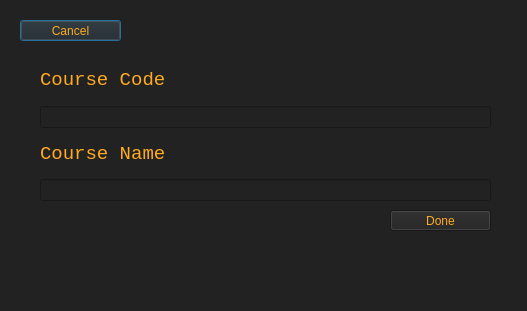
<?xml version="1.0" encoding="UTF-8"?>
<ui version="4.0">
 <class>Add_CoursesDialog</class>
 <widget class="QDialog" name="Add_CoursesDialog">
  <property name="geometry">
   <rect>
    <x>0</x>
    <y>0</y>
    <width>527</width>
    <height>311</height>
   </rect>
  </property>
  <property name="windowTitle">
   <string>Student Information Setup — Add Course</string>
  </property>
  <property name="styleSheet">
   <string notr="true">background-color: rgb(34, 34, 34);</string>
  </property>
  <widget class="QPushButton" name="Cancel_button">
   <property name="geometry">
    <rect>
     <x>20</x>
     <y>20</y>
     <width>101</width>
     <height>21</height>
    </rect>
   </property>
   <property name="styleSheet">
    <string notr="true">QPushButton
{
font: 900 9pt &quot;Segoe UI Black&quot; rgb(255, 201, 8);
color: rgb(255, 170, 32);
}
QPushButton:Hover
{
color: rgb(255, 170, 32);
background-color: rgb(255, 201, 8);
}</string>
   </property>
   <property name="text">
    <string>Cancel</string>
   </property>
  </widget>
  <widget class="QPushButton" name="Done_button">
   <property name="geometry">
    <rect>
     <x>390</x>
     <y>210</y>
     <width>101</width>
     <height>21</height>
    </rect>
   </property>
   <property name="styleSheet">
    <string notr="true">QPushButton
{
font: 900 9pt &quot;Segoe UI Black&quot; rgb(255, 201, 8);
color: rgb(255, 170, 32);
}
QPushButton:Hover
{
color: rgb(255, 170, 32);
background-color: rgb(255, 201, 8);
}</string>
   </property>
   <property name="text">
    <string>Done</string>
   </property>
  </widget>
  <widget class="QWidget" name="">
   <property name="geometry">
    <rect>
     <x>40</x>
     <y>60</y>
     <width>451</width>
     <height>141</height>
    </rect>
   </property>
   <layout class="QVBoxLayout" name="verticalLayout">
    <item>
     <widget class="QLabel" name="label">
      <property name="font">
       <font>
        <family>Courier New</family>
        <pointsize>14</pointsize>
       </font>
      </property>
      <property name="styleSheet">
       <string notr="true">border: none;
background: none;
color: rgb(255, 170, 32);
</string>
      </property>
      <property name="text">
       <string>Course Code</string>
      </property>
      <property name="textFormat">
       <enum>Qt::PlainText</enum>
      </property>
     </widget>
    </item>
    <item>
     <widget class="QLineEdit" name="CourseCode">
      <property name="styleSheet">
       <string notr="true">color: rgb(255, 255, 246);</string>
      </property>
     </widget>
    </item>
    <item>
     <widget class="QLabel" name="label_2">
      <property name="font">
       <font>
        <family>Courier New</family>
        <pointsize>14</pointsize>
       </font>
      </property>
      <property name="styleSheet">
       <string notr="true">border: none;
background: none;
color: rgb(255, 170, 32);
</string>
      </property>
      <property name="text">
       <string>Course Name</string>
      </property>
      <property name="textFormat">
       <enum>Qt::PlainText</enum>
      </property>
     </widget>
    </item>
    <item>
     <widget class="QLineEdit" name="CourseName">
      <property name="styleSheet">
       <string notr="true">color: rgb(255, 255, 246);</string>
      </property>
     </widget>
    </item>
   </layout>
  </widget>
 </widget>
 <resources/>
 <connections/>
</ui>
